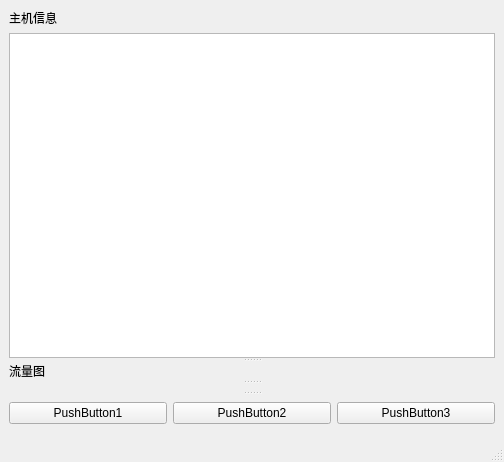
<?xml version="1.0" encoding="UTF-8"?>
<ui version="4.0">
 <class>MainWindow</class>
 <widget class="QMainWindow" name="MainWindow">
  <property name="geometry">
   <rect>
    <x>0</x>
    <y>0</y>
    <width>504</width>
    <height>462</height>
   </rect>
  </property>
  <property name="windowTitle">
   <string>端口流量监控系统</string>
  </property>
  <widget class="QWidget" name="centralwidget">
   <property name="toolTipDuration">
    <number>1</number>
   </property>
   <layout class="QVBoxLayout" name="verticalLayout_2">
    <item>
     <widget class="QSplitter" name="splitter_2">
      <property name="orientation">
       <enum>Qt::Vertical</enum>
      </property>
      <widget class="QWidget" name="layoutWidget">
       <layout class="QVBoxLayout" name="verticalLayout">
        <item>
         <widget class="QLabel" name="label">
          <property name="text">
           <string>主机信息</string>
          </property>
         </widget>
        </item>
        <item>
         <widget class="QTextBrowser" name="textBrowser"/>
        </item>
       </layout>
      </widget>
      <widget class="QSplitter" name="splitter">
       <property name="orientation">
        <enum>Qt::Vertical</enum>
       </property>
       <widget class="QLabel" name="label_2">
        <property name="text">
         <string>流量图</string>
        </property>
       </widget>
       <widget class="MplWidget" name="asss" native="true"/>
      </widget>
      <widget class="QWidget" name="layoutWidget">
       <layout class="QHBoxLayout" name="horizontalLayout">
        <item>
         <widget class="QPushButton" name="button1">
          <property name="text">
           <string>PushButton1</string>
          </property>
         </widget>
        </item>
        <item>
         <widget class="QPushButton" name="pushButton_2">
          <property name="text">
           <string>PushButton2</string>
          </property>
         </widget>
        </item>
        <item>
         <widget class="QPushButton" name="pushButton_3">
          <property name="text">
           <string>PushButton3</string>
          </property>
         </widget>
        </item>
       </layout>
      </widget>
     </widget>
    </item>
   </layout>
  </widget>
  <widget class="QStatusBar" name="statusBar"/>
 </widget>
 <customwidgets>
  <customwidget>
   <class>MplWidget</class>
   <extends>QWidget</extends>
   <header>mplwidget.h</header>
   <container>1</container>
  </customwidget>
 </customwidgets>
 <resources/>
 <connections/>
</ui>
